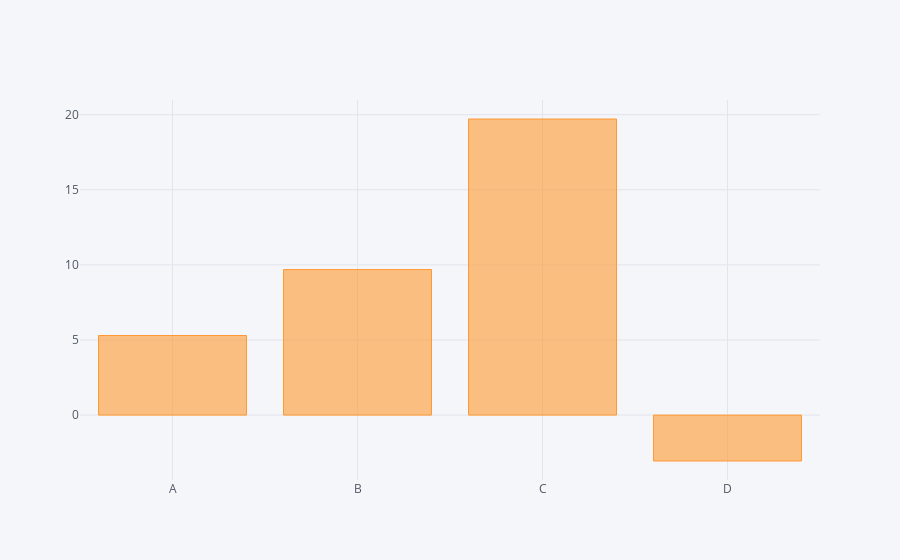

Write notebook code for a chart like this one.
### Code cell
df.sum().iplot(kind='bar')

### Figure 1 — Plotly figure (JSON) as saved in the notebook; plotly's stock layout.template omitted (floating-point values rounded to 4 significant figures)
{"data": [{"marker": {"color": "rgba(255, 153, 51, 0.6)", "line": {"color": "rgba(255, 153, 51, 1.0)", "width": 1}}, "name": "None", "orientation": "v", "text": "", "type": "bar", "uid": "25d07693-a2e1-43b5-9ae5-e18a11294e69", "x": ["A", "B", "C", "D"], "y": [5.299, 9.689, 19.72, -3.058]}], "layout": {"legend": {"bgcolor": "#F5F6F9", "font": {"color": "#4D5663"}}, "paper_bgcolor": "#F5F6F9", "plot_bgcolor": "#F5F6F9", "title": {"font": {"color": "#4D5663"}}, "xaxis": {"gridcolor": "#E1E5ED", "showgrid": true, "tickfont": {"color": "#4D5663"}, "title": {"font": {"color": "#4D5663"}, "text": ""}, "zerolinecolor": "#E1E5ED"}, "yaxis": {"gridcolor": "#E1E5ED", "showgrid": true, "tickfont": {"color": "#4D5663"}, "title": {"font": {"color": "#4D5663"}, "text": ""}, "zerolinecolor": "#E1E5ED"}}}
